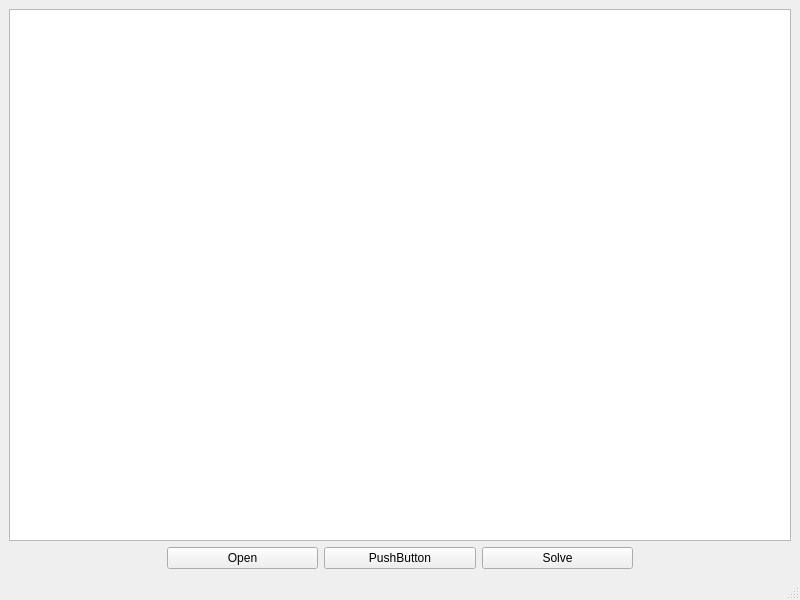
<?xml version="1.0" encoding="UTF-8"?>
<ui version="4.0">
 <class>MainWindow</class>
 <widget class="QMainWindow" name="MainWindow">
  <property name="geometry">
   <rect>
    <x>0</x>
    <y>0</y>
    <width>800</width>
    <height>600</height>
   </rect>
  </property>
  <property name="windowTitle">
   <string>MainWindow</string>
  </property>
  <widget class="QWidget" name="centralwidget">
   <layout class="QGridLayout" name="gridLayout">
    <item row="3" column="3">
     <widget class="QPushButton" name="pushButton_2">
      <property name="text">
       <string>Solve</string>
      </property>
     </widget>
    </item>
    <item row="0" column="0" colspan="5">
     <widget class="QGraphicsView" name="graphicsView"/>
    </item>
    <item row="3" column="4">
     <spacer name="horizontalSpacer">
      <property name="orientation">
       <enum>Qt::Horizontal</enum>
      </property>
      <property name="sizeType">
       <enum>QSizePolicy::Preferred</enum>
      </property>
      <property name="sizeHint" stdset="0">
       <size>
        <width>20</width>
        <height>20</height>
       </size>
      </property>
     </spacer>
    </item>
    <item row="3" column="0">
     <spacer name="horizontalSpacer_2">
      <property name="orientation">
       <enum>Qt::Horizontal</enum>
      </property>
      <property name="sizeType">
       <enum>QSizePolicy::Preferred</enum>
      </property>
      <property name="sizeHint" stdset="0">
       <size>
        <width>40</width>
        <height>20</height>
       </size>
      </property>
     </spacer>
    </item>
    <item row="3" column="1">
     <widget class="QPushButton" name="pushButton">
      <property name="text">
       <string>Open</string>
      </property>
     </widget>
    </item>
    <item row="3" column="2">
     <widget class="QPushButton" name="pushButton_3">
      <property name="text">
       <string>PushButton</string>
      </property>
     </widget>
    </item>
   </layout>
  </widget>
  <widget class="QMenuBar" name="menubar">
   <property name="geometry">
    <rect>
     <x>0</x>
     <y>0</y>
     <width>800</width>
     <height>22</height>
    </rect>
   </property>
  </widget>
  <widget class="QStatusBar" name="statusbar"/>
 </widget>
 <resources/>
 <connections/>
</ui>
